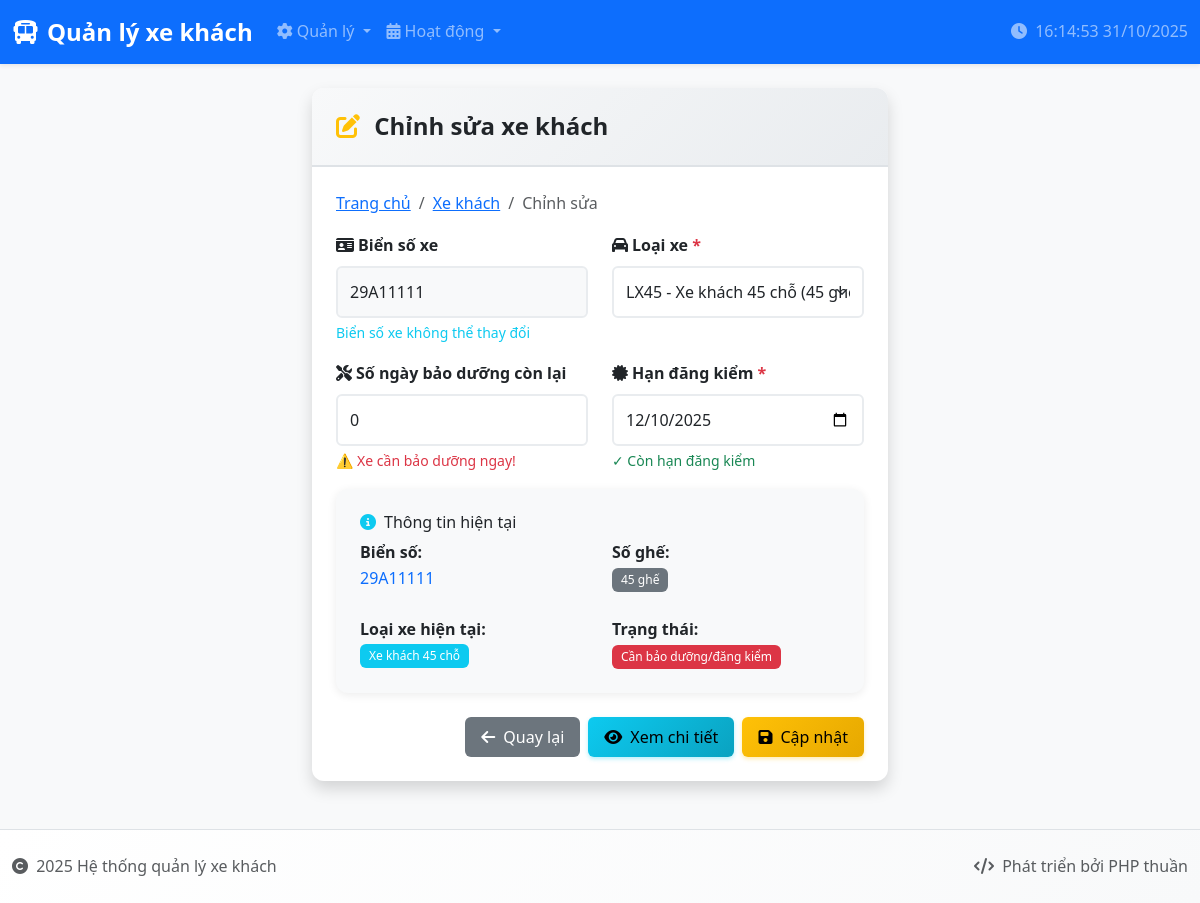
Page /quanly_xe_khach/xe_khach/edit.php?id=29A11111 on the committed database.
### tables this page shows
CREATE TABLE `xe_khach` (
  `MaXe` varchar(8) NOT NULL,
  `MaLoaiXe` varchar(10) NOT NULL,
  `SoNgayBDConLai` int(11) DEFAULT 360,
  `HanDangKiem` date DEFAULT NULL,
  PRIMARY KEY (`MaXe`),
  KEY `MaLoaiXe` (`MaLoaiXe`),
  CONSTRAINT `xe_khach_ibfk_1` FOREIGN KEY (`MaLoaiXe`) REFERENCES `loai_xe` (`MaLoaiXe`),
  CONSTRAINT `CONSTRAINT_1` CHECK (`SoNgayBDConLai` <= 360)
);

CREATE TABLE `loai_xe` (
  `MaLoaiXe` varchar(10) NOT NULL,
  `TenLoaiXe` varchar(50) NOT NULL,
  `SoGhe` int(11) NOT NULL,
  PRIMARY KEY (`MaLoaiXe`)
);

### quanly_xe_khach/xe_khach/edit.php (the view, shortened to what this page needs)
<?php
$database = new Database();
$db = $database->getConnection();
$id = isset($_GET['id']) ? $_GET['id'] : '';
try {
    $query = "SELECT xk.*, lx.TenLoaiXe, lx.SoGhe
              FROM xe_khach xk
              LEFT JOIN loai_xe lx ON xk.MaLoaiXe = lx.MaLoaiXe
              WHERE xk.MaXe = ?";
    $stmt = $db->prepare($query);
    $stmt->execute([$id]);
    $xe_khach = $stmt->fetch(PDO::FETCH_ASSOC);
    $query_loai = "SELECT * FROM loai_xe ORDER BY MaLoaiXe";
    $stmt_loai = $db->prepare($query_loai);
    $stmt_loai->execute();
    $loai_xe_list = $stmt_loai->fetchAll(PDO::FETCH_ASSOC);
} catch(PDOException $e) {
    $error = "Lỗi: " . $e->getMessage();
}
include '../includes/header.php';
?>
<div class="row justify-content-center">
    <div class="col-md-8 col-lg-6">
        <div class="card shadow">
            <div class="card-header">
                <h4 class="mb-0">
                    <i class="fas fa-edit text-warning me-2"></i>
                    Chỉnh sửa xe khách
                </h4>
            </div>
            <div class="card-body">
                <nav aria-label="breadcrumb" class="mb-3">
                    <ol class="breadcrumb">
                        <li class="breadcrumb-item"><a href="../index.php">Trang chủ</a></li>
                        <li class="breadcrumb-item"><a href="index.php">Xe khách</a></li>
                        <li class="breadcrumb-item active">Chỉnh sửa</li>
                    </ol>
                </nav>
                <?php if ($xe_khach): ?>
                    <form method="POST" class="needs-validation" novalidate>
                        <div class="row">
                            <div class="col-md-6 mb-3">
                                <label class="form-label">
                                    <i class="fas fa-id-card me-1"></i>Biển số xe
                                </label>
                                <input type="text"
                                       class="form-control bg-light"
                                       value="<?php echo htmlspecialchars($xe_khach['MaXe']); ?>"
                                       readonly>
                                <div class="form-text text-info">Biển số xe không thể thay đổi</div>
                            </div>
                            <div class="col-md-6 mb-3">
                                <label class="form-label">
                                    <i class="fas fa-car me-1"></i>Loại xe <span class="text-danger">*</span>
                                </label>
                                <select class="form-select" name="ma_loai_xe" required>
                                    <?php foreach ($loai_xe_list as $loai): ?>
                                        <option value="<?php echo $loai['MaLoaiXe']; ?>"
                                            <?php echo (isset($_POST['ma_loai_xe']) ?
                                                ($_POST['ma_loai_xe'] == $loai['MaLoaiXe'] ? 'selected' : '') :
                                                ($xe_khach['MaLoaiXe'] == $loai['MaLoaiXe'] ? 'selected' : '')); ?>>
                                            <?php echo htmlspecialchars($loai['MaLoaiXe'] . ' - ' . $loai['TenLoaiXe'] . ' (' . $loai['SoGhe'] . ' ghế)'); ?>
                                        </option>
                                    <?php endforeach; ?>
                                </select>
                            </div>
                        </div>
                        <div class="row">
                            <div class="col-md-6 mb-3">
                                <label class="form-label">
                                    <i class="fas fa-tools me-1"></i>Số ngày bảo dưỡng còn lại
                                </label>
                                <input type="number"
                                       class="form-control"
                                       name="so_ngay_bd"
                                       value="<?php echo isset($_POST['so_ngay_bd']) ? $_POST['so_ngay_bd'] : $xe_khach['SoNgayBDConLai']; ?>"
                                       min="0"
                                       max="365">
                                <div class="form-text">
                                    <?php
                                    $current_days = $xe_khach['SoNgayBDConLai'];
                                    if ($current_days <= 0) {
                                        echo '<span class="text-danger">⚠️ Xe cần bảo dưỡng ngay!</span>';
                                    } elseif ($current_days <= 10) {
                                        echo '<span class="text-warning">⚠️ Sắp đến hạn bảo dưỡng</span>';
                                    } else {
                                        echo '<span class="text-success">✓ Còn thời gian bảo dưỡng</span>';
                                    }
                                    ?>
                                </div>
                            </div>
                            <div class="col-md-6 mb-3">
                                <label class="form-label">
                                    <i class="fas fa-certificate me-1"></i>Hạn đăng kiểm <span class="text-danger">*</span>
                                </label>
                                <input type="date"
                                       class="form-control"
                                       name="han_dang_kiem"
                                       value="<?php echo isset($_POST['han_dang_kiem']) ? $_POST['han_dang_kiem'] : $xe_khach['HanDangKiem']; ?>"
                                       required>
                                <div class="form-text">
                                    <?php
                                    $han_dk = strtotime($xe_khach['HanDangKiem']);
                                    $now = time();
                                    if ($han_dk <= $now) {
                                        echo '<span class="text-danger">⚠️ Đã hết hạn đăng kiểm!</span>';
                                    } elseif (($han_dk - $now) <= (30 * 24 * 3600)) {
                                        echo '<span class="text-warning">⚠️ Sắp hết hạn đăng kiểm</span>';
                                    } else {
                                        echo '<span class="text-success">✓ Còn hạn đăng kiểm</span>';
                                    }
                                    ?>
                                </div>
                            </div>
                        </div>
                        <div class="mb-4">
                            <div class="card bg-light">
                                <div class="card-body">
                                    <h6 class="card-title">
                                        <i class="fas fa-info-circle text-info me-2"></i>Thông tin hiện tại
                                    </h6>
                                    <div class="row">
                                        <div class="col-md-6">
                                            <strong>Biển số:</strong><br>
                                            <span class="text-primary"><?php echo htmlspecialchars($xe_khach['MaXe']); ?></span><br><br>
                                            <strong>Loại xe hiện tại:</strong><br>
                                            <span class="badge bg-info"><?php echo htmlspecialchars($xe_khach['TenLoaiXe']); ?></span>
                                        </div>
                                        <div class="col-md-6">
                                            <strong>Số ghế:</strong><br>
                                            <span class="badge bg-secondary"><?php echo $xe_khach['SoGhe']; ?> ghế</span><br><br>
                                            <strong>Trạng thái:</strong><br>
                                            <?php
                                            if ($xe_khach['SoNgayBDConLai'] <= 0 || strtotime($xe_khach['HanDangKiem']) <= time()) {
                                                echo '<span class="badge bg-danger">Cần bảo dưỡng/đăng kiểm</span>';
                                            } else {
                                                echo '<span class="badge bg-success">Hoạt động tốt</span>';
                                            }
                                            ?>
                                        </div>
                                    </div>
                                </div>
                            </div>
                        </div>
                        <div class="d-grid gap-2 d-md-flex justify-content-md-end">
                            <a href="index.php" class="btn btn-secondary">
                                <i class="fas fa-arrow-left me-2"></i>Quay lại
                            </a>
                            <a href="view.php?id=<?php echo $xe_khach['MaXe']; ?>" class="btn btn-info">
                                <i class="fas fa-eye me-2"></i>Xem chi tiết
                            </a>
                            <button type="submit" class="btn btn-warning">
                                <i class="fas fa-save me-2"></i>Cập nhật
                            </button>
                        </div>
                    </form>
                <?php endif; ?>
            </div>
        </div>
    </div>
</div>
<?php include '../includes/footer.php'; ?>

### quanly_xe_khach/style.css (style rules this page uses)
:root { --primary-color: #0d6efd; --secondary-color: #6c757d; --success-color: #198754; --info-color: #0dcaf0; --warning-color: #ffc107; --danger-color: #dc3545; --light-color: #f8f9fa; --dark-color: #212529; }
body { font-family: 'Segoe UI', Tahoma, Geneva, Verdana, sans-serif; background-color: #f8f9fa; line-height: 1.6; }
.card { border: none; border-radius: 12px; box-shadow: 0 2px 10px rgba(0,0,0,0.08); transition: transform 0.2s ease, box-shadow 0.2s ease; }
.card-header { background: linear-gradient(135deg, #f8f9fa 0%, #e9ecef 100%); border-bottom: 2px solid #dee2e6; border-radius: 12px 12px 0 0 !important; padding: 1.5rem; }
.card-header h4 { margin: 0; color: var(--dark-color); font-weight: 600; }
.card-body { padding: 1.5rem; }
.btn { border-radius: 6px; font-weight: 500; padding: 0.5rem 1rem; transition: all 0.2s ease; border: none; }
.btn-warning { background: linear-gradient(135deg, #ffc107 0%, #e6a800 100%); box-shadow: 0 2px 4px rgba(255, 193, 7, 0.3); color: #000; }
.btn-info { background: linear-gradient(135deg, #0dcaf0 0%, #0aa2c0 100%); box-shadow: 0 2px 4px rgba(13, 202, 240, 0.3); color: #000; }
.badge { font-size: 0.75rem; font-weight: 500; padding: 0.5em 0.75em; border-radius: 6px; }
.form-control, .form-select { border: 2px solid #e9ecef; border-radius: 6px; padding: 0.75rem; transition: border-color 0.2s ease, box-shadow 0.2s ease; }
.form-label { font-weight: 600; color: var(--dark-color); margin-bottom: 0.5rem; }

### quanly_xe_khach/includes/header.php (style rules this page uses)
.card-header { background-color: #f8f9fa; border-bottom: 2px solid #dee2e6; }

### rows in the picture
xe_khach: MaXe "29A11111", ma_loai_xe "LX45 - Xe khách 45 chỗ (45 ghế)", so_ngay_bd "0", han_dang_kiem "12/10/2025", MaLoaiXe.TenLoaiXe "Xe khách 45 chỗ", MaLoaiXe.SoGhe "45"
